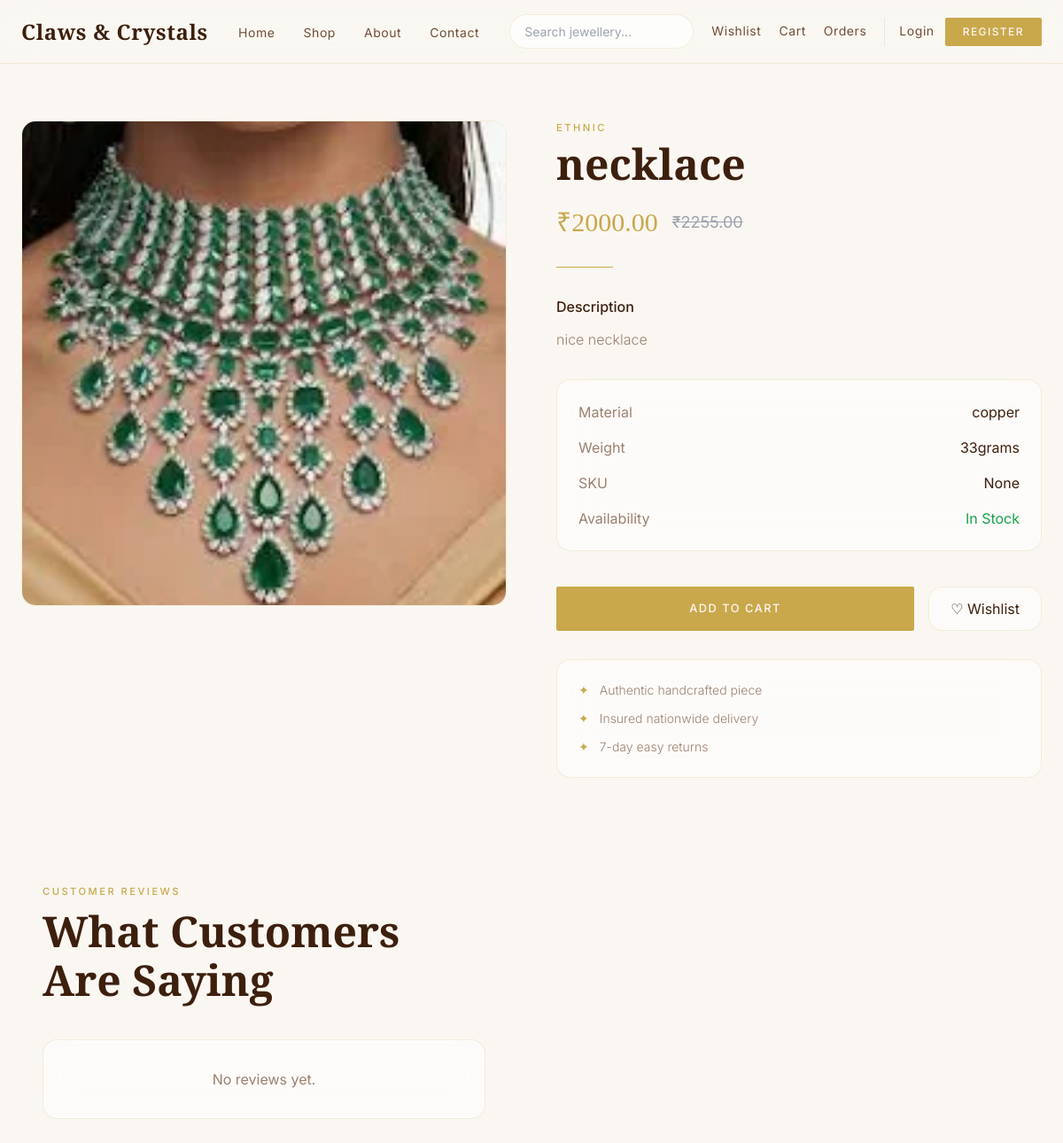
/products/necklace/, run on the app's committed database.
### products/models.py (models this page shows, shortened)
class Product(models.Model):
    STATUS_CHOICES = (
        ("draft", "Draft"),
        ("published", "Published"),
        ("out_of_stock", "Out of Stock"),
    )
    category = models.ForeignKey(
        Category,
        on_delete=models.CASCADE,
        related_name="products"
    )
    name = models.CharField(max_length=200)
    slug = models.SlugField(
        unique=True
    )
    sku = models.CharField(
        max_length=50,
        unique=True,
        blank=True,
        null=True
    )
    description = models.TextField()
    price = models.DecimalField(
        max_digits=10,
        decimal_places=2
    )
    discounted_price = models.DecimalField(
        max_digits=10,
        decimal_places=2,
        blank=True,
        null=True
    )
    stock = models.PositiveIntegerField(
        default=0
    )
    material = models.CharField(
        max_length=100,
        blank=True
    )
    weight = models.CharField(
        max_length=50,
        blank=True
    )
    featured = models.BooleanField(
        default=False
    )
    status = models.CharField(
        max_length=20,
        choices=STATUS_CHOICES,
        default="draft"
    )
    created_at = models.DateTimeField(
        auto_now_add=True
    )
    updated_at = models.DateTimeField(
        auto_now=True
    )
    tags = models.ManyToManyField(Tag, blank=True)
    seo_title = models.CharField(
    max_length=255,
    blank=True
    )
    seo_description = models.TextField(
        blank=True
    )
    @property
    def primary_image(self):
        primary = self.images.filter(
            is_primary=True
        ).first()
        return primary or self.images.first()

class ProductImage(models.Model):
    product = models.ForeignKey(
        Product,
        on_delete=models.CASCADE,
        related_name="images"
    )
    image = models.ImageField(
        upload_to="products/"
    )
    alt_text = models.CharField(
        max_length=255,
        blank=True
    )
    is_primary = models.BooleanField(
        default=False
    )

class Category(models.Model):
    name = models.CharField(
        max_length=100,
        unique=True
    )
    slug = models.SlugField(
        unique=True
    )
    description = models.TextField(
        blank=True
    )
    image = models.ImageField(
        upload_to="categories/",
        blank=True,
        null=True
    )
    class Meta:
        verbose_name_plural = "Categories"

### products/views.py (the view, shortened to what this page needs)
# urls.py: path("<slug:slug>/", views.product_detail, name="product_detail"),
def product_detail(request, slug):
    product = get_object_or_404(
        Product,
        slug=slug,
        status="published",
    )
    related_products = Product.objects.filter(
        category=product.category,
        status="published",
    ).exclude(
        id=product.id,
    )[:4]
    is_in_wishlist = False
    if request.user.is_authenticated:
        is_in_wishlist = Wishlist.objects.filter(
            user=request.user,
            product=product,
        ).exists()
    reviews = Review.objects.filter(
        product=product,
        approved=True,
    )
    can_review = False
    review_form = None
    context = {
        "product": product,
        "related_products": related_products,
        "is_in_wishlist": is_in_wishlist,
        "reviews": reviews,
        "can_review": can_review,
        "review_form": review_form,
    }
    return render(
        request,
        "product/product_detail.html",
        context,
    )

### cart/context_processors.py (called while the page is built, shortened)
def navbar_counts(request):
    cart_count = 0
    wishlist_count = 0
    return {
        "cart_count": cart_count,
        "wishlist_count": wishlist_count,
    }

### templates/product/product_detail.html (shortened to what this page needs)
{% extends "base.html" %}
{% block content %}
<section class="py-16 px-6 min-h-screen">
    <div class="max-w-7xl mx-auto">
        <div class="grid lg:grid-cols-2 gap-14 items-start">
            <div>
                {% if product.primary_image %}
                <div class="glass-card overflow-hidden">
                    <img src="{{ product.primary_image.image.url }}" alt="{{ product.name }}"
                        class="w-full aspect-square object-cover">
                </div>
                {% endif %}
            </div>
            <div class="lg:sticky lg:top-28">
                <span class="section-eyebrow">
                    {{ product.category.name }}
                </span>
                <h1 class="font-serif text-4xl md:text-5xl font-semibold text-brown leading-tight mt-2">
                    {{ product.name }}
                </h1>
                <div class="mt-6">
                    {% if product.discounted_price %}
                    <div class="flex items-center gap-4">
                        <span class="text-3xl font-serif text-gold">
                            ₹{{ product.discounted_price }}
                        </span>
                        <span class="text-lg text-gray-400 line-through">
                            ₹{{ product.price }}
                        </span>
                    </div>
                    {% else %}
                    <span class="text-3xl font-serif text-gold">
                        ₹{{ product.price }}
                    </span>
                    {% endif %}
                </div>
                <div class="w-16 h-px bg-gold my-8"></div>
                <div>
                    <h3 class="font-medium text-brown mb-3">
                        Description
                    </h3>
                    <p class="text-muted leading-relaxed font-light">
                        {{ product.description }}
                    </p>
                </div>
                <div class="glass-card p-6 mt-8 space-y-4">
                    {% if product.material %}
                    <div class="flex justify-between">
                        <span class="text-muted">Material</span>
                        <span class="text-brown">{{ product.material }}</span>
                    </div>
                    {% endif %}
                    {% if product.weight %}
                    <div class="flex justify-between">
                        <span class="text-muted">Weight</span>
                        <span class="text-brown">{{ product.weight }}</span>
                    </div>
                    {% endif %}
                    <div class="flex justify-between">
                        <span class="text-muted">SKU</span>
                        <span class="text-brown">{{ product.sku }}</span>
                    </div>
                    <div class="flex justify-between">
                        <span class="text-muted">
                            Availability
                        </span>
                        {% if product.stock > 0 %}
                        <span class="text-green-600">
                            In Stock
                        </span>
                        {% else %}
                        <span class="text-red-500">
                            Out of Stock
                        </span>
                        {% endif %}
                    </div>
                </div>
                <div class="flex flex-col sm:flex-row gap-4 mt-10">
                    {% if product.stock > 0 %}
                    <a href="{% url 'add_to_cart' product.id %}" class="btn-primary flex-1 text-center">
                        Add To Cart
                    </a>
                    {% else %}
                    <span class="btn-primary is-disabled flex-1 text-center">Out of Stock</span>
                    {% endif %}
                    {% if is_in_wishlist %}
                    <a href="{% url 'toggle_wishlist' product.id %}" class="glass-card px-6 py-3 text-center">
                        ♥ Saved
                    </a>
                    {% else %}
                    <a href="{% url 'toggle_wishlist' product.id %}" class="glass-card px-6 py-3 text-center">
                        ♡ Wishlist
                    </a>
                    {% endif %}
                </div>
                <div class="glass-card p-6 mt-8 space-y-3">
                    <div class="flex items-center gap-3 text-sm text-muted font-light">
                        <span class="text-gold">✦</span>
                        Authentic handcrafted piece
                    </div>
                    <div class="flex items-center gap-3 text-sm text-muted font-light">
                        <span class="text-gold">✦</span>
                        Insured nationwide delivery
                    </div>
                    <div class="flex items-center gap-3 text-sm text-muted font-light">
                        <span class="text-gold">✦</span>
                        7-day easy returns
                    </div>
                </div>
            </div>
            <section class="max-w-6xl mx-auto px-6 py-16">
                <div class="mb-10">
                    <span class="section-eyebrow">
                        Customer Reviews
                    </span>
                    <h2 class="section-title">
                        What Customers Are Saying
                    </h2>
                </div>
                {% if reviews %}
                <div class="space-y-6">
                    {% for review in reviews %}
                    <div class="glass-card p-6">
                        <div class="flex items-center justify-between mb-3">
                            <h4 class="font-medium text-brown">
                                {{ review.user.username }}
                            </h4>
                            <span class="text-gold">
                                {% for i in "12345" %}
                                {% if forloop.counter <= review.rating %} ★ {% else %} ☆ {% endif %} {% endfor %}
                            </span>
                        </div>
                        <p class="text-muted leading-relaxed">
                            {{ review.comment }}
                        </p>
                        <p class="text-xs text-muted mt-3">
                            Verified Purchase
                        </p>
                    </div>
                    {% endfor %}
                </div>
                {% else %}
                <div class="glass-card p-8 text-center">
                    <p class="text-muted">
                        No reviews yet.
                    </p>
                </div>
                {% endif %}
            </section>
        </div>
    </div>
</section>
{% endblock %}

### static/css/design-tokens.css (style rules this page uses)
:root { --cc-font-serif: "Cormorant Garamond", Georgia, serif; --cc-font-sans: "Inter", system-ui, sans-serif; --cc-ivory: #FAF7F2; --cc-cream: #F3ECE3; --cc-blush: #E8D5C4; --cc-accent: #C9A84C; --cc-accent-light: #E8D499; --cc-accent-hover: #3D1F0D; --cc-brown: #3D1F0D; --cc-brown-mid: #6F4E37; --cc-muted: #9A8070; --cc-white: #FFFFFF; --cc-bg: var(--cc-ivory); --cc-bg-subtle: var(--cc-cream); --cc-text: var(--cc-brown); --cc-text-secondary: var(--cc-brown-mid); --cc-text-muted: var(--cc-muted); --cc-text-on-accent: var(--cc-ivory); --cc-text-on-dark: var(--cc-blush); --cc-danger: #b91c1c; --cc-success: #15803d; --cc-warning: #b45309; --cc-surface: rgba(255, 255, 255, 0.55); --cc-surface-solid: rgba(255, 255, 255, 0.85); --cc-surface-dark: var(--cc-brown); --cc-border: rgba(201, 168, 76, 0.18); --cc-border-strong: rgba(201, 168, 76, 0.35); --cc-input-bg: rgba(250, 247, 242, 0.8); --cc-nav-bg: rgba(250, 247, 242, 0.88); --cc-radius-sm: 0.5rem; --cc-radius-md: 1rem; --cc-radius-pill: 9999px; --cc-shadow-soft: 0 8px 40px rgba(61, 31, 13, 0.08); --cc-shadow-focus: 0 0 0 3px rgba(201, 168, 76, 0.15); --cc-blur: 16px; --cc-transition: 0.25s ease; --cc-space-page: 1.5rem; --cc-space-section: 4rem; --cc-container: 80rem; }

### static/css/style.css (style rules this page uses)
.glass-card { background: var(--cc-surface); backdrop-filter: blur(var(--cc-blur)); -webkit-backdrop-filter: blur(var(--cc-blur)); border: 1px solid var(--cc-border); border-radius: var(--cc-radius-md); transition: box-shadow 0.3s ease, transform 0.3s ease, border-color var(--cc-transition); }
.btn-primary { display: inline-flex; align-items: center; justify-content: center; gap: 0.5rem; background: var(--cc-accent); color: var(--cc-text-on-accent); padding: 0.875rem 2.25rem; font-family: var(--cc-font-sans); font-size: 0.8rem; font-weight: 500; letter-spacing: 0.12em; text-transform: uppercase; text-decoration: none; border: none; border-radius: 2px; cursor: pointer; transition: background var(--cc-transition), transform 0.2s ease, opacity var(--cc-transition); }
.section-eyebrow { display: block; font-family: var(--cc-font-sans); font-size: 0.7rem; font-weight: 500; letter-spacing: 0.22em; text-transform: uppercase; color: var(--cc-accent); margin-bottom: 0.5rem; }
.section-title { font-family: var(--cc-font-serif); font-size: clamp(2rem, 4vw, 3rem); font-weight: 600; color: var(--cc-text); line-height: 1.15; }

### data on the page
Product: primary_image.image (picture), category.name "ETHNIC", name "necklace", discounted_price "2000.00", price "2255.00", description "nice necklace", material "copper", weight "33grams", sku "None"
